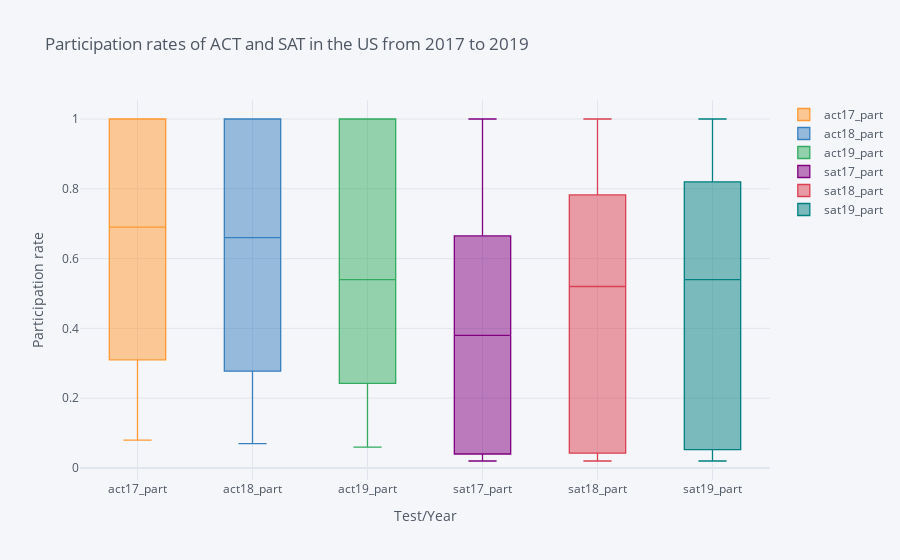

The notebook cell saved with this chart:
### Markdown cell above
### US2
**How has the participation rates in ACT and SAT in the US changed between 2017 to 2019?**

*Back to [Data Visualization](#Data-Visualization)*

### Code cell
state_cleaned[['act17_part','act18_part','act19_part',\
               'sat17_part','sat18_part','sat19_part']].\
            iplot(kind='box', 
                  title='Participation rates of ACT and SAT in the US from 2017 to 2019',
                 yTitle='Participation rate', xTitle='Test/Year');

### Figure 1 — Plotly figure (JSON) as saved in the notebook; plotly's stock layout.template omitted (floating-point values rounded to 4 significant figures)
{"data": [{"boxpoints": false, "line": {"width": 1.3}, "marker": {"color": "rgba(255, 153, 51, 1.0)"}, "name": "act17_part", "orientation": "v", "type": "box", "y": [1, 0.65, 0.62, 1, 0.31, 1, 0.31, 0.18, 0.32, 0.73, 0.55, 0.9, 0.38, 0.93, 0.35, 0.67, 0.73, 1, 1, 0.08, 0.28, 0.29, 0.29, 1, 1, 1, 1, 0.84, 1, 0.18, 0.34, 0.66, 0.31, 1, 0.98, 0.75, 1, 0.4, 0.23, 0.21, 1, 0.8, 1, 0.45, 1, 0.29, 0.29, 0.29, 0.69, 1, 1]}, {"boxpoints": false, "line": {"width": 1.3}, "marker": {"color": "rgba(55, 128, 191, 1.0)"}, "name": "act18_part", "orientation": "v", "type": "box", "y": [1, 0.33, 0.66, 1, 0.27, 0.3, 0.26, 0.17, 0.32, 0.66, 0.53, 0.89, 0.36, 0.43, 0.32, 0.68, 0.71, 1, 1, 0.07, 0.31, 0.25, 0.22, 0.99, 1, 1, 1, 1, 1, 0.16, 0.31, 0.67, 0.27, 1, 0.98, 1, 1, 0.42, 0.2, 0.15, 1, 0.77, 1, 0.45, 1, 0.24, 0.24, 0.24, 0.65, 1, 1]}, {"boxpoints": false, "line": {"width": 1.3}, "marker": {"color": "rgba(50, 171, 96, 1.0)"}, "name": "act19_part", "orientation": "v", "type": "box", "y": [1, 0.38, 0.73, 1, 0.23, 0.27, 0.22, 0.13, 0.32, 0.54, 0.49, 0.8, 0.31, 0.35, 0.29, 0.66, 0.72, 1, 1, 0.06, 0.28, 0.21, 0.19, 0.95, 1, 0.82, 1, 1, 1, 0.14, 0.25, 0.63, 0.22, 1, 0.96, 1, 1, 0.42, 0.17, 0.12, 0.78, 0.75, 1, 0.39, 1, 0.2, 0.21, 0.24, 0.49, 1, 1]}, {"boxpoints": false, "line": {"width": 1.3}, "marker": {"color": "rgba(128, 0, 128, 1.0)"}, "name": "sat17_part", "orientation": "v", "type": "box", "y": [0.05, 0.38, 0.3, 0.03, 0.53, 0.11, 1, 1, 1, 0.83, 0.61, 0.55, 0.93, 0.09, 0.63, 0.02, 0.04, 0.04, 0.04, 0.95, 0.69, 0.76, 1, 0.03, 0.02, 0.03, 0.1, 0.03, 0.26, 0.96, 0.7, 0.11, 0.67, 0.49, 0.02, 0.12, 0.07, 0.43, 0.65, 0.71, 0.5, 0.03, 0.05, 0.62, 0.03, 0.6, 0.65, 0.64, 0.14, 0.03, 0.03]}, {"boxpoints": false, "line": {"width": 1.3}, "marker": {"color": "rgba(219, 64, 82, 1.0)"}, "name": "sat18_part", "orientation": "v", "type": "box", "y": [0.06, 0.43, 0.29, 0.05, 0.6, 1, 1, 1, 0.92, 0.56, 0.7, 0.56, 1, 0.99, 0.63, 0.03, 0.04, 0.04, 0.04, 0.99, 0.76, 0.8, 1, 0.04, 0.03, 0.04, 0.1, 0.03, 0.23, 0.96, 0.82, 0.16, 0.79, 0.52, 0.02, 0.18, 0.08, 0.48, 0.7, 0.97, 0.55, 0.03, 0.06, 0.66, 0.04, 0.64, 0.68, 0.69, 0.28, 0.03, 0.03]}, {"boxpoints": false, "line": {"width": 1.3}, "marker": {"color": "rgba(0, 128, 128, 1.0)"}, "name": "sat19_part", "orientation": "v", "type": "box", "y": [0.07, 0.41, 0.31, 0.06, 0.63, 1, 1, 1, 0.94, 1, 0.71, 0.54, 1, 1, 0.66, 0.03, 0.04, 0.04, 0.05, 0.99, 0.82, 0.81, 1, 0.04, 0.03, 0.04, 0.09, 0.03, 0.2, 0.95, 0.82, 0.18, 0.79, 0.51, 0.02, 0.19, 0.22, 0.51, 0.7, 1, 0.68, 0.03, 0.07, 0.68, 0.04, 0.66, 0.68, 0.7, 0.99, 0.03, 0.03]}], "layout": {"legend": {"bgcolor": "#F5F6F9", "font": {"color": "#4D5663"}}, "paper_bgcolor": "#F5F6F9", "plot_bgcolor": "#F5F6F9", "title": {"font": {"color": "#4D5663"}, "text": "Participation rates of ACT and SAT in the US from 2017 to 2019"}, "xaxis": {"gridcolor": "#E1E5ED", "showgrid": true, "tickfont": {"color": "#4D5663"}, "title": {"font": {"color": "#4D5663"}, "text": "Test/Year"}, "zerolinecolor": "#E1E5ED"}, "yaxis": {"gridcolor": "#E1E5ED", "showgrid": true, "tickfont": {"color": "#4D5663"}, "title": {"font": {"color": "#4D5663"}, "text": "Participation rate"}, "zerolinecolor": "#E1E5ED"}}}
